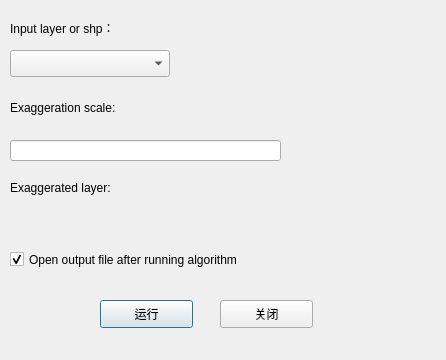
<?xml version="1.0" encoding="UTF-8"?>
<ui version="4.0">
 <class>ExaggerateDialog</class>
 <widget class="QDialog" name="ExaggerateDialog">
  <property name="geometry">
   <rect>
    <x>0</x>
    <y>0</y>
    <width>446</width>
    <height>360</height>
   </rect>
  </property>
  <property name="windowTitle">
   <string>Exaggerate</string>
  </property>
  <property name="windowIcon">
   <iconset resource="../resources.qrc">
    <normaloff>:/plugins/CartoGrapher/resources/m.svg</normaloff>:/plugins/CartoGrapher/resources/m.svg</iconset>
  </property>
  <widget class="QgsMapLayerComboBox" name="layerCbmBox">
   <property name="geometry">
    <rect>
     <x>10</x>
     <y>50</y>
     <width>160</width>
     <height>27</height>
    </rect>
   </property>
  </widget>
  <widget class="QLabel" name="label_5">
   <property name="geometry">
    <rect>
     <x>10</x>
     <y>20</y>
     <width>171</width>
     <height>16</height>
    </rect>
   </property>
   <property name="text">
    <string>Input layer or shp：</string>
   </property>
  </widget>
  <widget class="QCheckBox" name="output_checkBox_2">
   <property name="geometry">
    <rect>
     <x>10</x>
     <y>250</y>
     <width>351</width>
     <height>19</height>
    </rect>
   </property>
   <property name="text">
    <string>Open output file after running algorithm</string>
   </property>
   <property name="checked">
    <bool>true</bool>
   </property>
  </widget>
  <widget class="QgsFileWidget" name="output_file">
   <property name="geometry">
    <rect>
     <x>10</x>
     <y>200</y>
     <width>321</width>
     <height>27</height>
    </rect>
   </property>
  </widget>
  <widget class="QLabel" name="label_7">
   <property name="geometry">
    <rect>
     <x>10</x>
     <y>180</y>
     <width>191</width>
     <height>16</height>
    </rect>
   </property>
   <property name="text">
    <string>Exaggerated layer:</string>
   </property>
  </widget>
  <widget class="QLabel" name="label">
   <property name="geometry">
    <rect>
     <x>10</x>
     <y>100</y>
     <width>191</width>
     <height>16</height>
    </rect>
   </property>
   <property name="text">
    <string>Exaggeration scale:</string>
   </property>
  </widget>
  <widget class="QLineEdit" name="edit_scale">
   <property name="geometry">
    <rect>
     <x>10</x>
     <y>140</y>
     <width>271</width>
     <height>21</height>
    </rect>
   </property>
  </widget>
  <widget class="QPushButton" name="closeBtn">
   <property name="geometry">
    <rect>
     <x>220</x>
     <y>300</y>
     <width>93</width>
     <height>28</height>
    </rect>
   </property>
   <property name="text">
    <string>关闭</string>
   </property>
   <property name="autoDefault">
    <bool>false</bool>
   </property>
  </widget>
  <widget class="QPushButton" name="runBtn">
   <property name="geometry">
    <rect>
     <x>100</x>
     <y>300</y>
     <width>93</width>
     <height>28</height>
    </rect>
   </property>
   <property name="text">
    <string>运行</string>
   </property>
   <property name="default">
    <bool>true</bool>
   </property>
  </widget>
 </widget>
 <customwidgets>
  <customwidget>
   <class>QgsFileWidget</class>
   <extends>QWidget</extends>
   <header>qgsfilewidget.h</header>
  </customwidget>
  <customwidget>
   <class>QgsMapLayerComboBox</class>
   <extends>QComboBox</extends>
   <header>qgsmaplayercombobox.h</header>
  </customwidget>
 </customwidgets>
 <resources>
  <include location="../resources.qrc"/>
 </resources>
 <connections/>
</ui>
